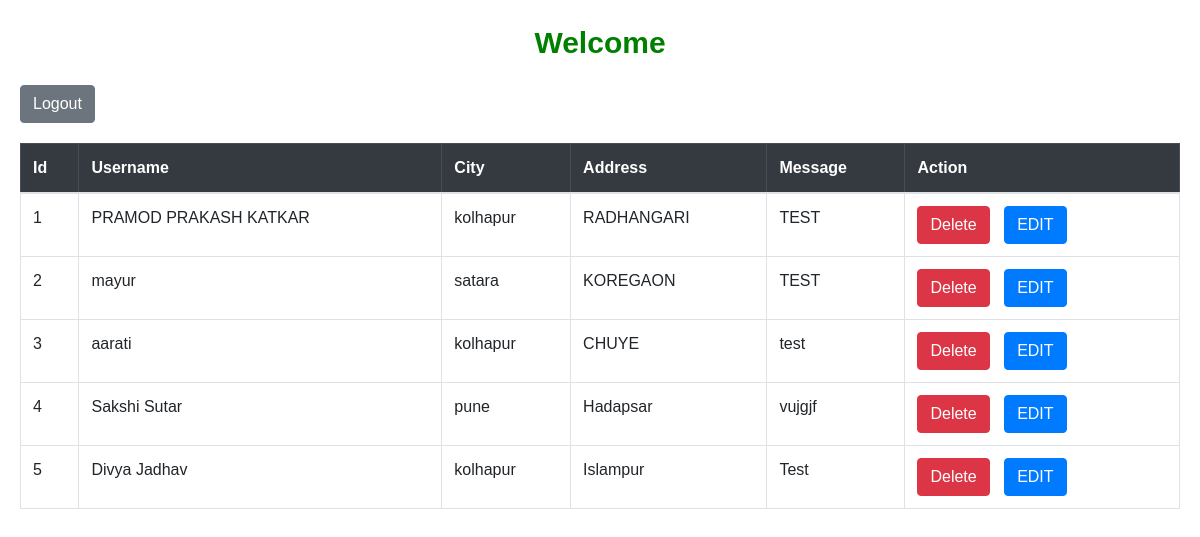
Page /admin_panel.php on the committed database.
### tables this page shows
CREATE TABLE `tbl_contact` (
  `id` int(10) NOT NULL,
  `name` varchar(255) NOT NULL,
  `address` varchar(255) NOT NULL,
  `city` varchar(255) NOT NULL,
  `image` varchar(255) NOT NULL,
  `message` varchar(255) NOT NULL
);

### admin_panel.php (the view, shortened to what this page needs)
<?php
require 'config.php';
?>
<!DOCTYPE html>
<html>
<head>
    <link rel="stylesheet" href="https://maxcdn.bootstrapcdn.com/bootstrap/4.5.2/css/bootstrap.min.css">
</head>
<body>
    <div class="heading">
        Welcome <?php echo $_SESSION['username']; ?>
    </div>
    <div class="logout">
        <a href="logout_admin.php" class="btn btn-secondary">Logout</a>
    </div>
    <div class="table-container">
        <table class="table table-bordered">
            <thead class="table-dark">
                <tr>
                    <th>Id</th>
                    <th>Username</th>
                    <th>City</th>
                    <th>Address</th>
                    <th>Message</th>
                    <th>Action</th>
                </tr>
            </thead>
            <tbody>
                <?php
                $i = 1;
                $sql = "SELECT * FROM tbl_contact";
                $query_run = mysqli_query($conn, $sql);
                if ($query_run) {
                    while ($row = mysqli_fetch_array($query_run)) {
                        ?>
                        <tr>
                            <td><?php echo $i; ?></td>
                            <td><?php echo $row['name']; ?></td>
                            <td><?php echo $row['city']; ?></td>
                            <td><?php echo $row['address']; ?></td>
                            <td><?php echo $row['message']; ?></td>
                            <td>
                                <form action="delete_contact.php" method="post" style="display:inline;">
                                    <input type="submit" name="delete_contact" class="btn btn-danger" value="Delete">
                                </form>
                                <form action="edit_contact.php" method="post" style="display:inline;">
                                    <input type="submit" class="btn btn-primary" value="EDIT">
                                </form>
                            </td>
                        </tr>
                        <?php
                        $i++;
                    }
                } else {
                    echo "<tr><td colspan='6'>No record found</td></tr>";
                }
                ?>
            </tbody>
        </table>
    </div>
</body>
</html>

### admin_panel.php (style rules this page uses)
body { font-family: Arial, sans-serif; margin: 20px; }
.heading { font-size: 30px; margin-bottom: 20px; text-align: center; justify-content: center; color: green; font-weight: bold; }
.logout { margin-bottom: 20px; }
.table-container { margin-top: 20px; }
.btn-danger, .btn-primary { margin-right: 10px; }
.btn-danger { background-color: #dc3545; border-color: #dc3545; }
.btn-primary { background-color: #007bff; border-color: #007bff; }
.table-dark th { background-color: #343a40; color: white; }

### rows in the picture
tbl_contact: name "PRAMOD PRAKASH KATKAR", city "kolhapur", address "RADHANGARI", message "TEST"
tbl_contact: name "mayur", city "satara", address "KOREGAON", message "TEST"
tbl_contact: name "aarati", city "kolhapur", address "CHUYE", message "test"
tbl_contact: name "Sakshi Sutar", city "pune", address "Hadapsar", message "vujgjf"
tbl_contact: name "Divya Jadhav", city "kolhapur", address "Islampur", message "Test"
